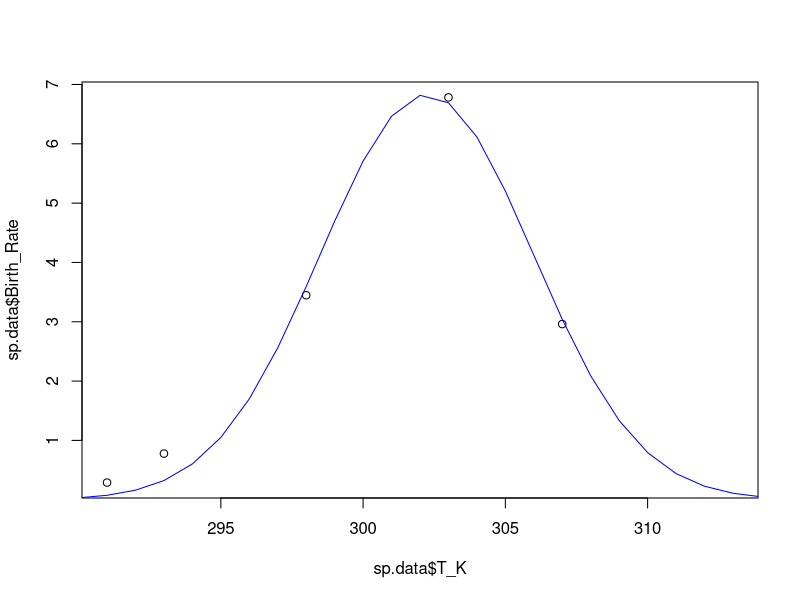
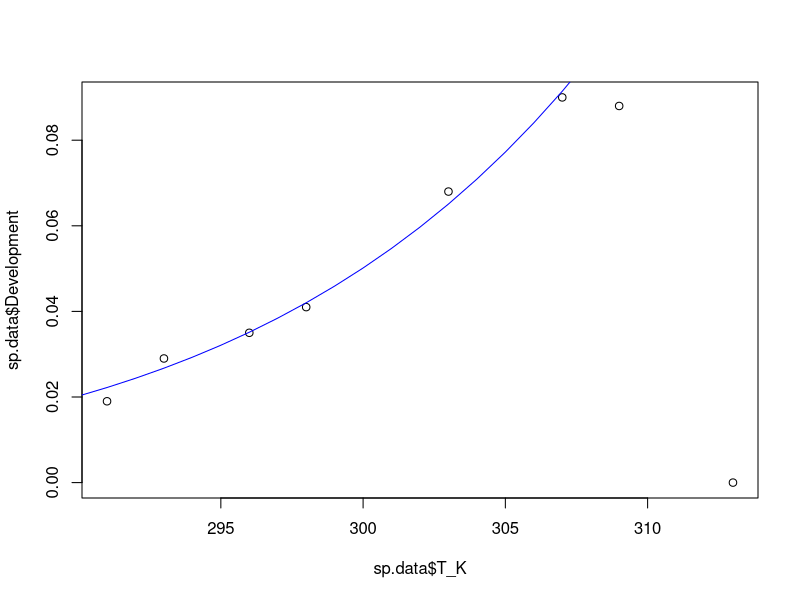

The R script that drew these images, in order: (Note: this script raises an error after producing the figures.)
###################################################################
#### This R script fits functions to temperature response data ####
###################################################################


# Load packages and set working directory
library(tidyr)
library(ggplot2)
library(dplyr)
library(tidyverse)
setwd(dirname(rstudioapi::getActiveDocumentContext()$path))

# Read data
data <- as.data.frame(read_csv("Temperature response data.csv"))

# Select an insect by removing # in front of name and placing # in front of other species
#sp.data <- subset(data, Species == "Clavigralla shadabi")
sp.data <- subset(data, Species == "Clavigralla tomentosicollis")


# Remove columns that do not contain temperature data
sp.data <- sp.data[-c(1:8,12,14,16,18,20,21,23,24,26,27,29,31,32,34,35)]


# Set some option for nls and plots
Tmin <- 288
Tmax <- 318
TR <- 298



################################ FECUNDITY #####################################
# NLS
fec <- nls(Birth_Rate ~ bTopt*exp(-((T_K-Toptb)^2)/(2*sb^2)), data=sp.data,
           start=list(bTopt=5, Toptb=TR, sb=3))
summary(fec)

# Plot model fits
plot(sp.data$T_K, sp.data$Birth_Rate)
points(seq(Tmin,Tmax,1),coef(fec)[1]*exp(-((seq(Tmin,Tmax,1)-coef(fec)[2])^2)/(2*coef(fec)[3]^2)), type="l", col="blue")



############################### DEVELOPMENT ####################################
mTR <- sp.data[sp.data$T_K==TR,"Development"]

# NLS (monotonic response)
# NOTE: removed data beyond max development
dev.mon <- nls(Development ~ xTR*T_K/TR*exp(A*(1/TR-1/T_K)), data=sp.data[-c(nrow(sp.data)-1,nrow(sp.data)),],
                      start=list(xTR=0.1, A=1000))
summary(dev.mon)

# Plot model fits
plot(sp.data$T_K, sp.data$Development)
points(seq(Tmin,Tmax,1), coef(dev.mon)[1]*(seq(Tmin,Tmax,1)/TR)*exp(coef(dev.mon)[2]*(1/TR-1/seq(Tmin,Tmax,1))), type="l", col="blue")


# NLS for development (Sharpe-Schoolfield response)
# estimate AL, TL, and TH
# NOTE: if needed, set AH based on NLS below and run code iteratively until AL and AH do not appreciably change)
dev.SS <- nls(Development ~ mTR*(T_K/TR)*exp(coef(dev.mon)[2]*(1/TR-1/T_K))/(1+exp(AL*(1/TL-1/T_K))+exp(AH*(1/TH-1/T_K))),
              data=sp.data, start=list(AL=-5000, AH=200000, TL=290, TH=310))
summary(dev.SS)

# Plot model fits
plot(sp.data$T_K, sp.data$Development)
points(seq(Tmin,Tmax,1), coef(dev.mon)[1]*(seq(Tmin,Tmax,1)/TR)*exp(coef(dev.mon)[2]*(1/TR-1/seq(Tmin,Tmax,1)))/
         (1+(exp(coef(dev.SS)[1]*(1/coef(dev.SS)[3]-1/seq(Tmin,Tmax,1)))+exp(coef(dev.SS)[2]*(1/coef(dev.SS)[4]-1/seq(Tmin,Tmax,1))))), type="l", col="blue")


# estimate AL and AH separately if needed
kTL <- 290
kTH <- 310
dev.SS <- nls(Development ~ mTR*(T_K/TR)*exp(coef(dev.mon)[2]*(1/TR-1/T_K))/(1+exp(AL*(1/kTL-1/T_K))+exp(AH*(1/kTH-1/T_K))),
              data=sp.data, start=list(AL=-5000, AH=100000))
summary(dev.SS)

# Plot model fits
plot(sp.data$T_K, sp.data$Development)
points(seq(Tmin,Tmax,1), coef(dev.mon)[1]*(seq(Tmin,Tmax,1)/TR)*exp(coef(dev.mon)[2]*(1/TR-1/seq(Tmin,Tmax,1)))/
         (1+(exp(coef(dev.SS)[1]*(1/kTL-1/seq(Tmin,Tmax,1)))+exp(coef(dev.SS)[2]*(1/kTH-1/seq(Tmin,Tmax,1))))), type="l", col="blue")



################################ MORTALITY #####################################
# Mortality estimated using fit at reference temperature
# NLS for juvenile mortality
mort.J <- nls(Juv_Mortality ~ xTR*exp(A*(1/TR-1/T_K)), data=sp.data,
              start=list(xTR=0.01, A=1000))
summary(mort.J)

# Plot model fits
plot(sp.data$T_K, sp.data$Juv_Mortality)
points(seq(Tmin,Tmax,1), coef(mort.J)[1]*exp(coef(mort.J)[2]*(1/TR-1/seq(Tmin,Tmax,1))), type="l", col="blue")


# NLS for adult mortality
mort.A <- nls(Adult_Mortality ~ xTR*exp(A*(1/TR-1/T_K)), data=sp.data,
              start=list(xTR=0.01, A=1000))
summary(mort.A)

# Plot model fits
plot(sp.data$T_K, sp.data$Adult_Mortality)
points(seq(Tmin,Tmax,1), coef(mort.A)[1]*exp(coef(mort.A)[2]*(1/TR-1/seq(Tmin,Tmax,1))), type="l", col="blue")


# Mortality estimated using data at reference temperature
dJTR <- sp.data[sp.data$T_K==TR,"Juv_Mortality"]
dATR <- sp.data[sp.data$T_K==TR,"Adult_Mortality"]

# NLS for juvenile mortality
mort.J <- nls(Juv_Mortality ~ dJTR*exp(A*(1/TR-1/T_K)), data=sp.data,
              start=list(A=1000))
summary(mort.J)

# Plot model fits
plot(sp.data$T_K, sp.data$Juv_Mortality)
points(seq(Tmin,Tmax,1), dJTR*exp(coef(mort.J)[1]*(1/TR-1/seq(Tmin,Tmax,1))), type="l", col="blue")


# NLS for adult mortality
mort.A <- nls(Adult_Mortality ~ dATR*exp(A*(1/TR-1/T_K)), data=sp.data,
              start=list(A=1000))
summary(mort.A)

# Plot model fits
plot(sp.data$T_K, sp.data$Adult_Mortality)
points(seq(Tmin,Tmax,1), dATR*exp(coef(mort.A)[1]*(1/TR-1/seq(Tmin,Tmax,1))), type="l", col="blue")
